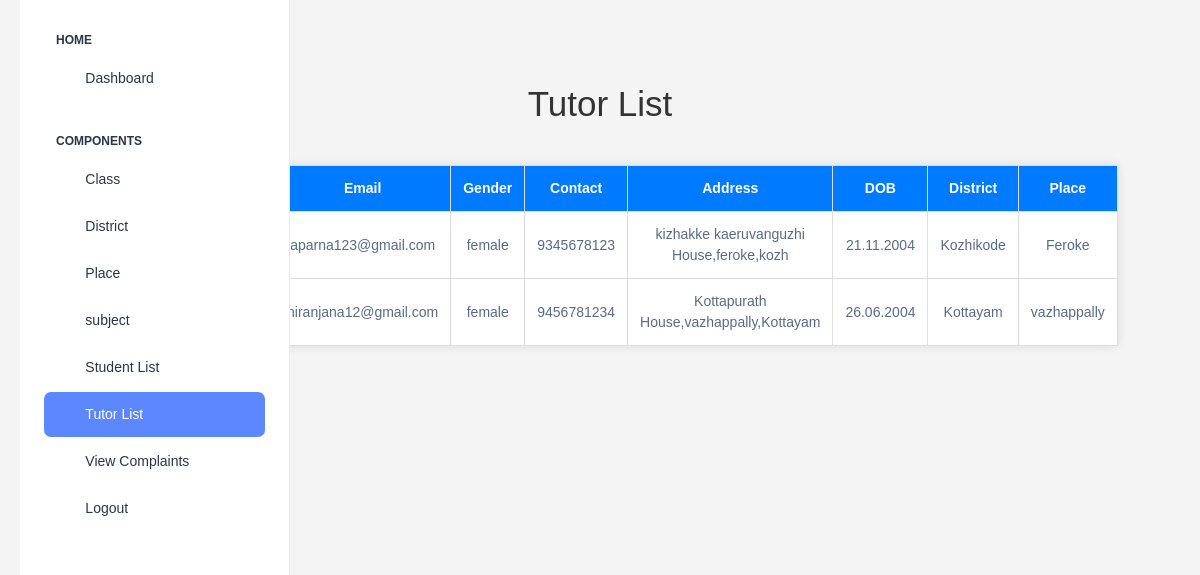
Page /Project/Admin/Tutorlist.php on the committed database.
### tables this page shows
CREATE TABLE `tbl_tutor` (
  `tutor_id` int(11) NOT NULL,
  `tutor_name` varchar(45) NOT NULL,
  `tutor_email` varchar(37) NOT NULL,
  `tutor_password` varchar(20) NOT NULL,
  `tutor_contact` varchar(10) NOT NULL,
  `tutor_gender` varchar(50) NOT NULL,
  `tutor_dob` varchar(90) NOT NULL,
  `tutor_address` varchar(40) NOT NULL,
  `place_id` int(11) NOT NULL,
  `subject_id` int(11) NOT NULL
);

CREATE TABLE `tbl_district` (
  `district_id` int(11) NOT NULL,
  `district_name` varchar(50) NOT NULL
);

CREATE TABLE `tbl_place` (
  `place_id` int(11) NOT NULL,
  `place_name` varchar(50) NOT NULL,
  `district_id` int(11) NOT NULL
);

### Project/Admin/Tutorlist.php (the view, shortened to what this page needs)
<?php
include('../Assets/connection/connection.php');
include("Head.php");
?>
   <!DOCTYPE html PUBLIC "-//W3C//DTD XHTML 1.0 Transitional//EN" "http://www.w3.org/TR/xhtml1/DTD/xhtml1-transitional.dtd">
<html xmlns="http://www.w3.org/1999/xhtml">
<head>
</head>
<body>
  <h1 align="center">Tutor List</h1>
    <form id="form1" name="form1" method="post" action="">
        <table>
            <tr>
                <th>SlNo</th>
                <th>Name</th>
                <th>Email</th>
                <th>Gender</th>
                <th>Contact</th>
                <th>Address</th>
                <th>DOB</th>
                <th>District</th>
                <th>Place</th>
            </tr>
            <?php
                $i = 0;
                $sel = "SELECT *
                        FROM tbl_tutor s
                        INNER JOIN tbl_place p ON s.place_id = p.place_id
                        INNER JOIN tbl_district d ON d.district_id = p.district_id";
                $result = $Conn->query($sel);
                while ($data = $result->fetch_assoc()) {
                    $i++;
            ?>
            <tr>
                <td><?php echo $i ?></td>
                <td><?php echo $data['tutor_name'] ?></td>
                <td><?php echo $data['tutor_email'] ?></td>
                <td><?php echo $data['tutor_gender'] ?></td>
                <td><?php echo $data['tutor_contact'] ?></td>
                <td><?php echo $data['tutor_address'] ?></td>
                <td><?php echo $data['tutor_dob'] ?></td>
                <td><?php echo $data['district_name'] ?></td>
                <td><?php echo $data['place_name'] ?></td>
            </tr>
            <?php
                }
            ?>
        </table>
    </form>
</body>
</html>
<?php
include("Foot.php");
?>

### Project/Admin/Tutorlist.php (style rules this page uses)
body { font-family: Arial, sans-serif; background-color: #f4f4f4; margin: 0; padding: 20px; }
h1 { text-align: center; color: #333; }
table { width: 50%; margin: 20px auto; border-collapse: collapse; background-color: #fff; box-shadow: 0 0 10px rgba(0, 0, 0, 0.1); }
th, td { border: 1px solid #ddd; padding: 12px; text-align: center; }
th { background-color: #007bff; color: white; }
form { display:flex; justify-content:center; margin:20px; margin-left:70px; flex-direction:column; align-items:flex-end; }

### rows in the picture
tbl_tutor: tutor_email "aparna123@gmail.com", tutor_gender "female", tutor_contact "9345678123", tutor_address "kizhakke kaeruvanguzhi House,feroke,kozh", tutor_dob "21.11.2004", tbl_district.district_name "Kozhikode", place.place_name "Feroke"
tbl_tutor: tutor_email "niranjana12@gmail.com", tutor_gender "female", tutor_contact "9456781234", tutor_address "Kottapurath House,vazhappally,Kottayam", tutor_dob "26.06.2004", tbl_district.district_name "Kottayam", place.place_name "vazhappally"
